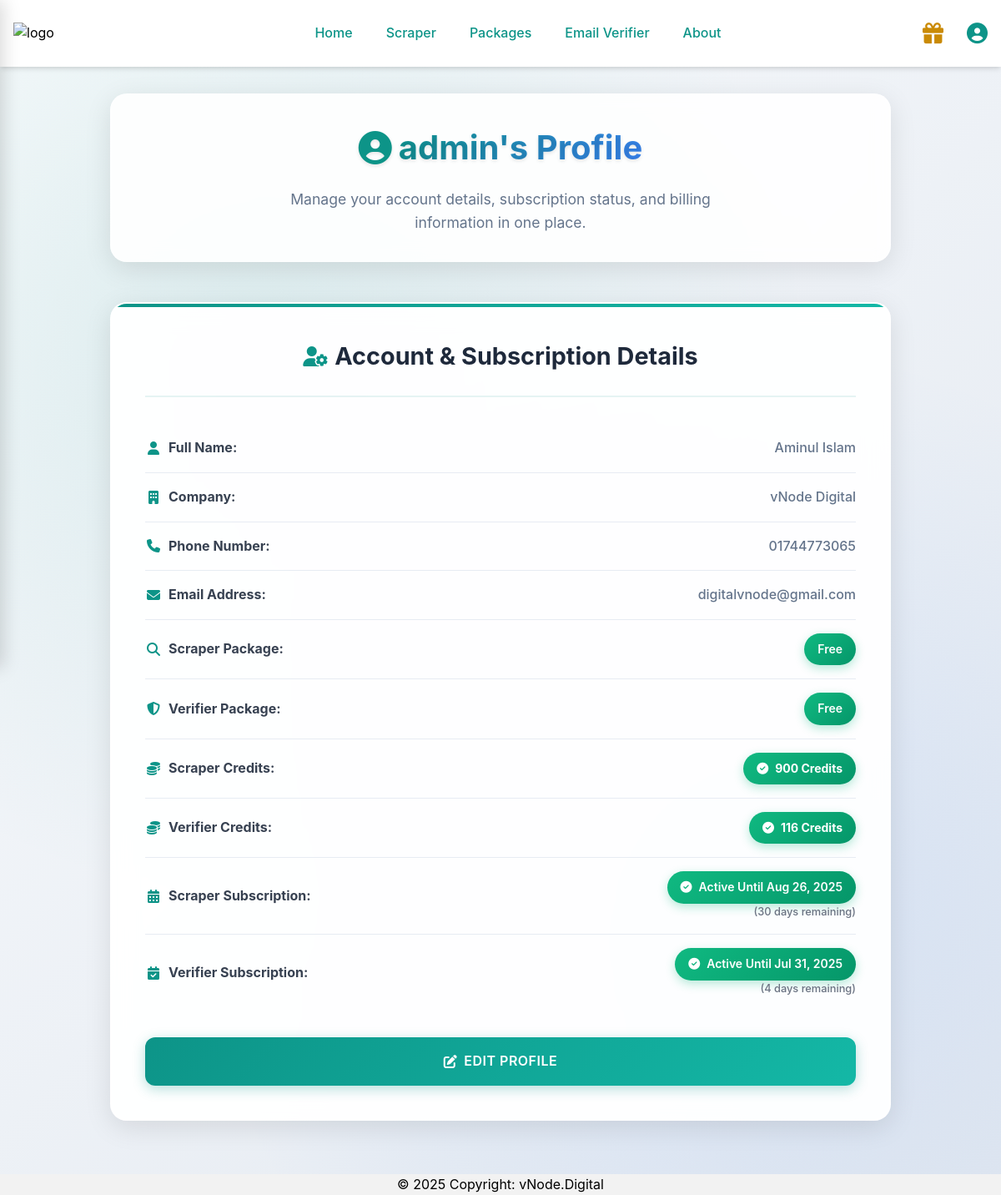
/account/profile/ (signed in), run on an earlier commit of the app's database.
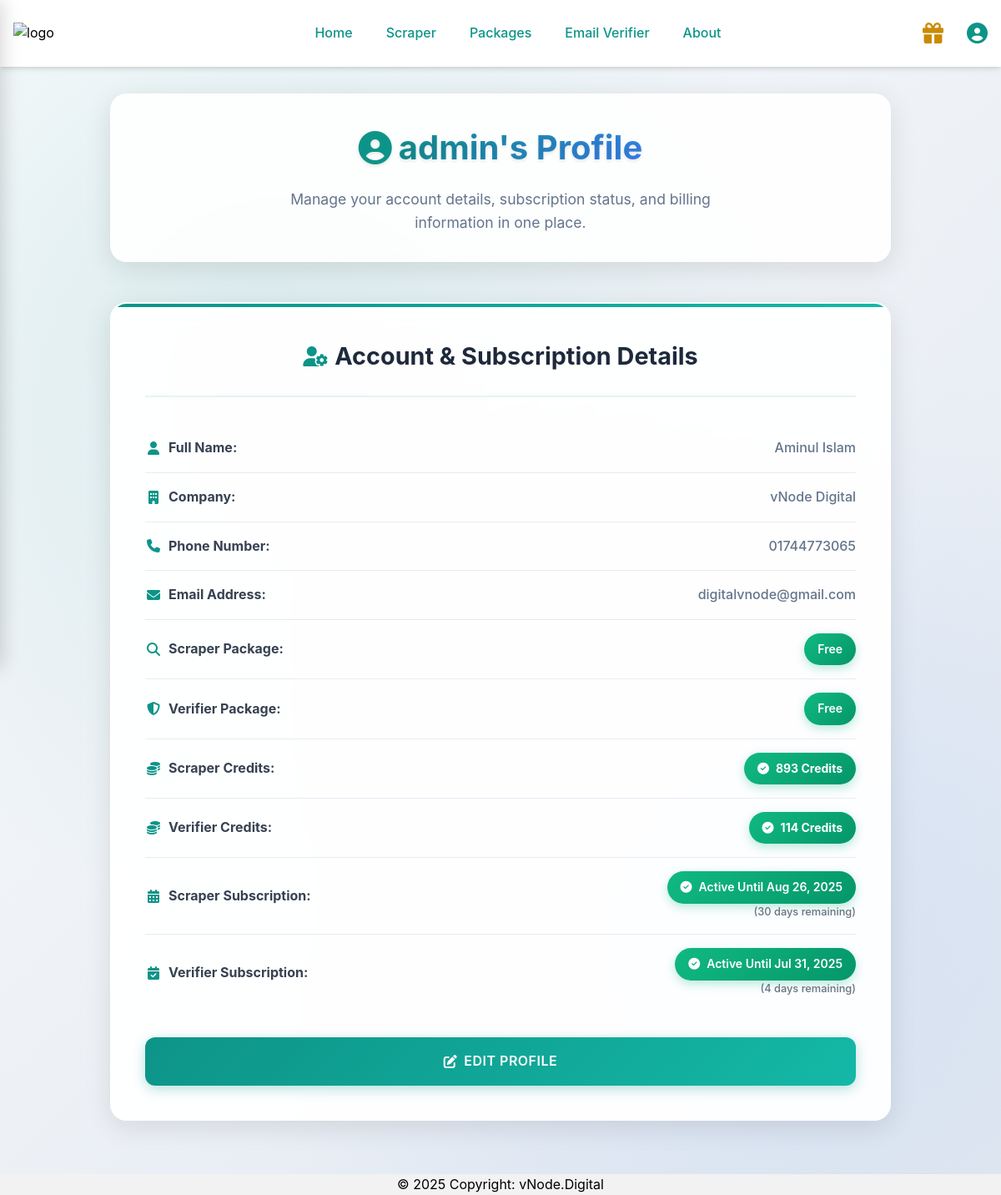
And on a later commit of the database.
### accounts/models.py (models this page shows, shortened)
class UserProfile(models.Model):
    PLAN_CHOICES = [
        ('free', 'Free'),
        ('starter', 'Starter'),
        ('pro', 'Pro'),
        ('enterprise', 'Enterprise'),
    ]
    STATUS_CHOICES = [
        ('pending', 'Pending'),
        ('approve', 'Approved'),
        ('reject', 'Rejected'),
    ]
    user = models.OneToOneField(User, on_delete=models.CASCADE, related_name='profile')
    phone_number = models.CharField(max_length=20, blank=True, null=True)
    company_name = models.CharField(max_length=100, blank=True, null=True)
    scraper_package = models.CharField(max_length=20, choices=PLAN_CHOICES, default='free')
    verifier_package = models.CharField(max_length=20, choices=PLAN_CHOICES, default='free')
    subscription_start = models.DateField(blank=True, null=True)
    subscription_end = models.DateField(blank=True, null=True)
    is_trial = models.BooleanField(default=False)
    verifier_subscription_start = models.DateField(blank=True, null=True)
    verifier_subscription_end = models.DateField(blank=True, null=True)
    verifier_is_trial = models.BooleanField(default=False)
    status = models.CharField(max_length=20, choices=STATUS_CHOICES, default='pending')
    verification_token = models.CharField(max_length=256, blank=True, null=True)
    email_credits = models.IntegerField(default=100)  # could reset monthly based on plan
    verify_credits = models.IntegerField(default=100)  # could reset monthly based on plan
    total_scrapes = models.IntegerField(default=0)
    last_login_ip = models.GenericIPAddressField(blank=True, null=True)
    preferred_language = models.CharField(max_length=10, default='en')
    timezone = models.CharField(max_length=50, default='UTC')
    last_reward_claim = models.DateField(blank=True, null=True)  # Track last reward claim date
    claimed_free_package = models.BooleanField(default=False)
    claimed_free_verifier_package = models.BooleanField(default=False)

### accounts/views.py (the view)
# urls.py: path('profile/', views.user_profile, name='user_profile'),  # Fixed incorrect reference
@login_required
def user_profile(request):
    profile, created = UserProfile.objects.get_or_create(user=request.user)
    today = date.today()
    remaining_days = None
    if profile.subscription_end:
        remaining_days = (profile.subscription_end - today).days
    return render(request, 'accounts/user_profile.html', {
        'profile': profile,
        'today': today,
        'remaining_days': remaining_days,
    })

### templates/accounts/user_profile.html (shortened to what this page needs)
{% extends 'base.html' %}
{% load static %}
{% block head %}
<link href="https://cdnjs.cloudflare.com/ajax/libs/font-awesome/6.0.0/css/all.min.css" rel="stylesheet">
{% endblock %}
{% block body %}
<div class="profile-dashboard">
    <div class="profile-container">
        <div class="profile-header">
            <h1>
                <i class="fas fa-user-circle"></i>
                <span class="title-text">{{ request.user.username }}'s Profile</span>
            </h1>
            <p>Manage your account details, subscription status, and billing information in one place.</p>
        </div>
        <div class="profile-card">
            <div class="card-header">
                <h3>
                    <i class="fas fa-user-cog"></i>
                    Account & Subscription Details
                </h3>
            </div>
            <ul class="profile-info">
                <li class="profile-item">
                    <span class="profile-label">
                        <i class="fas fa-user"></i>
                        <strong>Full Name:</strong>
                    </span>
                    <span class="profile-value">{{ request.user.first_name }} {{ request.user.last_name }}</span>
                </li>
                <li class="profile-item">
                    <span class="profile-label">
                        <i class="fas fa-building"></i>
                        <strong>Company:</strong>
                    </span>
                    <span class="profile-value">{{ profile.company_name|default:"Not specified" }}</span>
                </li>
                <li class="profile-item">
                    <span class="profile-label">
                        <i class="fas fa-phone"></i>
                        <strong>Phone Number:</strong>
                    </span>
                    <span class="profile-value">{{ profile.phone_number|default:"Not specified" }}</span>
                </li>
                <li class="profile-item">
                    <span class="profile-label">
                        <i class="fas fa-envelope"></i>
                        <strong>Email Address:</strong>
                    </span>
                    <span class="profile-value">{{ user.email }}</span>
                </li>
                <li class="profile-item">
                    <span class="profile-label">
                        <i class="fas fa-search"></i>
                        <strong>Scraper Package:</strong>
                    </span>
                    <span class="profile-value">
                        <span class="status-badge status-active">{{ profile.scraper_package|capfirst }}</span>
                    </span>
                </li>
                <li class="profile-item">
                    <span class="profile-label">
                        <i class="fas fa-shield-alt"></i>
                        <strong>Verifier Package:</strong>
                    </span>
                    <span class="profile-value">
                        <span class="status-badge status-active">{{ profile.verifier_package|capfirst }}</span>
                    </span>
                </li>
                <li class="profile-item">
                    <span class="profile-label">
                        <i class="fas fa-coins"></i>
                        <strong>Scraper Credits:</strong>
                    </span>
                    <span class="profile-value">
                        {% if profile.email_credits > 0 %}
                            <span class="credits-badge credits-high">
                                <i class="fas fa-check-circle"></i>
                                {{ profile.email_credits }} Credits
                            </span>
                        {% else %}
                            <span class="credits-badge credits-low">
                                <i class="fas fa-exclamation-triangle"></i>
                                {{ profile.email_credits }} Credits
                            </span>
                        {% endif %}
                    </span>
                </li>
                 <li class="profile-item">
                    <span class="profile-label">
                        <i class="fas fa-coins"></i>
                        <strong>Verifier Credits:</strong>
                    </span>
                    <span class="profile-value">
                        {% if profile.verify_credits > 0 %}
                            <span class="credits-badge credits-high">
                                <i class="fas fa-check-circle"></i>
                                {{ profile.verify_credits }} Credits
                            </span>
                        {% else %}
                            <span class="credits-badge credits-low">
                                <i class="fas fa-exclamation-triangle"></i>
                                {{ profile.verify_credits }} Credits
                            </span>
                        {% endif %}
                    </span>
                </li>
                <li class="profile-item">
                    <span class="profile-label">
                        <i class="fas fa-calendar-alt"></i>
                        <strong>Scraper Subscription:</strong>
                    </span>
                    <span class="profile-value">
                        {% if profile.subscription_end and profile.subscription_end >= today %}
                            <span class="status-badge status-active">
                                <i class="fas fa-check-circle"></i>
                                Active until {{ profile.subscription_end|date:"M d, Y" }}
                            </span>
                            <small class="text-gray-500 block mt-1">({{ remaining_days }} days remaining)</small>
                        {% elif profile.subscription_end %}
                            <span class="status-badge status-expired">
                                <i class="fas fa-times-circle"></i>
                                Expired {{ profile.subscription_end|date:"M d, Y" }}
                            </span>
                            <small class="text-gray-500 block mt-1">(Expired {{ profile.subscription_end|timesince:today }} ago)</small>
                        {% else %}
                            <span class="status-badge status-warning">
                                <i class="fas fa-exclamation-triangle"></i>
                                No subscription data
                            </span>
                        {% endif %}
                    </span>
                </li>
                <li class="profile-item">
                    <span class="profile-label">
                        <i class="fas fa-calendar-check"></i>
                        <strong>Verifier Subscription:</strong>
                    </span>
                    <span class="profile-value">
                        {% if profile.verifier_subscription_end and profile.verifier_subscription_end >= today %}
                            <span class="status-badge status-active">
                                <i class="fas fa-check-circle"></i>
                                Active until {{ profile.verifier_subscription_end|date:"M d, Y" }}
                            </span>
                            {% with days_remaining=profile.verifier_subscription_end|timeuntil:today %}
                                <small class="text-gray-500 block mt-1">({{ days_remaining }} remaining)</small>
                            {% endwith %}
                        {% elif profile.verifier_subscription_end %}
                            <span class="status-badge status-expired">
                                <i class="fas fa-times-circle"></i>
                                Expired {{ profile.verifier_subscription_end|date:"M d, Y" }}
                            </span>
                            <small class="text-gray-500 block mt-1">(Expired {{ profile.verifier_subscription_end|timesince:today }} ago)</small>
                        {% else %}
                            <span class="status-badge status-warning">
                                <i class="fas fa-exclamation-triangle"></i>
                                No subscription data
                            </span>
                        {% endif %}
                    </span>
                </li>
            </ul>
            <div class="mt-6">
                <a href="{% url 'accounts:edit_profile' %}" class="edit-profile-btn">
                    <i class="fas fa-edit"></i>
                    Edit Profile
                </a>
            </div>
        </div>
    </div>
</div>
{% endblock %}

### templates/base.html (shortened to what this page needs)
{% load static %}
{% load static tailwind_tags %}
{% load django_browser_reload %}
<!DOCTYPE html>
<html lang="en">
<head>
    {% tailwind_css %}
    <link rel="stylesheet" href="{% static 'css/navbar.css' %}">
    {% block head %} {% endblock %}
</head>
<body>
    {% include 'navbar.html' %}
    <div >
        {% block body %} {% endblock %}
    </div>
        <footer>
            <div class="text-center p-2" style="background-color: rgba(0, 0, 0, 0.05);">
                © 2025 Copyright:
                <a class="text-reset fw-bold" href="https://vnode.digital/">vNode.Digital</a>
              </div>
        </footer>
<link rel="stylesheet" href="https://cdnjs.cloudflare.com/ajax/libs/font-awesome/6.5.0/css/all.min.css">
</body>
</html>

### templates/navbar.html (shortened to what this page needs)
{% load static %}
<nav class="navbar">
  <div class="navbar-container">
    <a href="{% url 'home' %}">
      <img src="https://vnode.digital/wp-content/uploads/2025/04/scraper-logo.png" alt="logo" class="navbar-logo">
    </a>
    <div class="navbar-menu">
      <div class="navbar-menu-items">
        <a href="/" class="navbar-link">Home</a>
        <a href="{% url 'scraper:professional_scraper' %}" class="navbar-link">Scraper</a>
        <a href="{% url 'package:package' %}" class="navbar-link">Packages</a>
        <a href="{% url 'verifier:verify_emails' %}" class="navbar-link">Email Verifier</a>
        <a href="#" class="navbar-link">About</a>
      </div>
    </div>
    <div class="navbar-user-section">
      <form action="{% url 'accounts:claim_reward' %}" method="POST">
        <button type="submit"
                class="navbar-reward-btn {% if user.profile.last_reward_claim == today %}text-yellow-600{% else %}text-teal-600{% endif %}"
                title="Daily Email Credits Rewards">
                <i class="fa fa-gift"></i>
        </button>
      </form>
      <button
        id="userDropdownButton"
        class="navbar-user-btn"
      >
        <i class="fa fa-user-circle"></i>
      </button>
    </div>
  </div>
</nav>

What changed in the data, as far as the page shows it:
changed UserProfile "vNode Digital": email_credits "900" → "893"; verify_credits "116" → "114"
